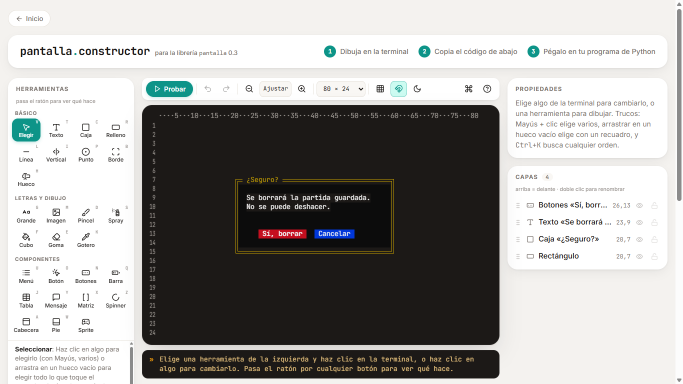
#> input picture .github/img/constructor.png, 1366 x 768 px (shown at 1/2 size); its folder holds only this picture in this run
$ python -i imagenes.py   (imports and definitions only)
#> lines starting #> are read from the running program, lines starting #| are printed output that depends on the picture
### src/pantalla/terminal.py
"""
Lo básico de la terminal: mover el cursor, limpiar, tamaño, cursor visible...

Todo funciona con "códigos ANSI": textos especiales que empiezan por el
carácter ESC (\\x1b) y que la terminal entiende como órdenes en vez de como
letras. Por ejemplo, "\\x1b[5;10H" significa "pon el cursor en la fila 5,
columna 10". Si haces print("\\x1b[31mHola") verás "Hola" en rojo.
"""

import atexit
import os
import shutil
import sys
import threading
import time

ESC = "\x1b"
CSI = ESC + "["
RESET = CSI + "0m"

_estado = {
    "usado": False,
    "cursor_oculto": False,
    "pantalla_aparte": False,
    "avisado": False,
    "estilo": "",
}

# dibujos que se giran con el ratón (dibujar_espacio con girar=True)
_giratorios = []


# sin esto el cmd de windows enseña los codigos tal cual, tipo [31m
def _activar_ansi_en_windows():
    if os.name != "nt":
        return
    try:
        import ctypes

        kernel32 = ctypes.windll.kernel32
        for numero in (-11, -12):
            manejador = kernel32.GetStdHandle(numero)
            modo = ctypes.c_uint32()
            if kernel32.GetConsoleMode(manejador, ctypes.byref(modo)):
                kernel32.SetConsoleMode(manejador, modo.value | 0x0004)
    except Exception:
        pass


_activar_ansi_en_windows()


def _es_terminal(flujo):
    try:
        return flujo.isatty()
    except (AttributeError, ValueError):
        return False


def _avisar_si_no_es_terminal():
    if _estado["avisado"]:
        return
    _estado["avisado"] = True
    if os.environ.get("PANTALLA_SIN_AVISOS") or _es_terminal(sys.stdout):
        return
    sys.stderr.write(
        "[pantalla] Aviso: esto no parece una terminal de verdad (¿IDLE? ¿Thonny?).\n"
        "           Los colores y gotoxy solo funcionan en una terminal: cmd, PowerShell,\n"
        "           Windows Terminal, la terminal de VS Code o 'Ejecutar en terminal' de Thonny.\n"
    )


_juego = {"tamano": None, "mostrar": None, "teclas": None, "pintar": None}
_cerrojo = threading.RLock()


def _salida(texto):
    if not texto:
        return
    _avisar_si_no_es_terminal()
    _estado["usado"] = True
    with _cerrojo:
        try:
            sys.stdout.write(texto)
        except UnicodeEncodeError:
            codificacion = getattr(sys.stdout, "encoding", None) or "ascii"
            sys.stdout.write(texto.encode(codificacion, "replace").decode(codificacion))
        sys.stdout.flush()


_TEXTO_PRIMERO = ("escribir", "escribir_lento", "centrar", "escribir_derecha", "grande", "arte",
                  "boton", "pedir", "pedir_numero", "confirmar", "esperar")


# [31 lines left out: functions _entero, _explicar_global, not called in this run]


def _en_idle():
    return "idlelib" in sys.modules and not _es_terminal(sys.stdout)


# [41 lines left out: functions _abrir_en_consola_si_idle, _posicion, not called in this run]


def _mover(x, y):
    return "%s%d;%dH" % (CSI, y, x)


# [6 lines left out: function _ayuda_que_cabe, not called in this run]


def _fin_de_estilo():
    return RESET + _estado["estilo"]


# [12 lines left out: function gotoxy, not called in this run]


ir_a = gotoxy


# [17 lines left out: functions limpiar, limpiar_linea, not called in this run]


def tamano():
    """Devuelve (ancho, alto) de la terminal, en columnas y filas."""
    if _juego["tamano"] is not None:
        return _juego["tamano"]
    medida = shutil.get_terminal_size((80, 24))
    return medida.columns, medida.lines


def ancho():
    """Cuántas columnas tiene la terminal (normalmente 80 o más)."""
    return tamano()[0]


def alto():
    """Cuántas filas tiene la terminal (normalmente 24 o más)."""
    return tamano()[1]


# [16 lines left out: functions centro, ocultar_cursor, mostrar_cursor, not called in this run]


def guardar_posicion():
    """Apunta dónde está el cursor ahora, para volver luego con volver_a_posicion()."""
    _salida(ESC + "7")


def volver_a_posicion():
    """Vuelve a donde estaba el cursor cuando llamaste a guardar_posicion()."""
    _salida(ESC + "8")


def titulo_ventana(texto):
    """Cambia el título de la ventana de la terminal."""
    _salida(ESC + "]0;" + str(texto) + "\x07")


def pitido():
    """Hace 'bip' (si la terminal tiene el sonido activado)."""
    _salida("\x07")


# [75 lines left out: functions pausa, iniciar, terminar, _al_salir, not called in this run]


atexit.register(_al_salir)

### src/pantalla/numeros.py
"""
Números y fracciones: fracciones que se escriben "1/2", cuentas exactas, MCD y mcm,
números primos y la descomposición en factores primos de toda la vida.

    f = pantalla.fraccion("3/4")
    print(f + pantalla.fraccion(1, 4))          # 1
    print(pantalla.calcular("1/2 + 1/3"))       # 5/6
    pantalla.escribir_cuenta("1/2 + 1/3")       # la dibuja con las fracciones en vertical
    pantalla.descomponer(360)                   # 360 | 2, 180 | 2, ...
"""

import ast
import operator
import re
import sys
from fractions import Fraction

from .colores import estilo as _estilo_ansi
from .terminal import _es_terminal, _fin_de_estilo, _mover, _posicion, _salida, alto as _alto
from .texto import escribir


class Fraccion(Fraction):
    """Una fracción que al hacer print sale como 3/4 (y no como Fraction(3, 4))."""

    __slots__ = ()

    def __repr__(self):
        return str(self)


# [114 lines left out: functions _bonito, _a_numero, _leer_fraccion, fraccion, pedir_fraccion, not called in this run]


# --- calcular -------------------------------------------------------------

_OPERACIONES = {
    ast.Add: operator.add, ast.Sub: operator.sub, ast.Mult: operator.mul, ast.Div: operator.truediv,
}


# [55 lines left out: functions _preparar_cuenta, _evaluar, calcular, not called in this run]


# --- escribir_cuenta ------------------------------------------------------

_TROZOS = re.compile(r"\s*(\d+(?:[.,]\d+)?\s*/\s*\d+(?:[.,]\d+)?|\d+(?:[.,]\d+)?|\*\*|[-+*/·×÷:=()^xX\[\]]|[^\s\d]+)")
_BONITOS = {"*": "·", "**": "^", "/": ":", "x": "·", "X": "·", "×": "·", "÷": ":"}


# [78 lines left out: functions _piezas_cuenta, _piezas_resultado, escribir_cuenta, not called in this run]


def _sacar(lineas, x, y, funcion):
    """Escribe varias líneas: donde esté el cursor (como un print) o a partir de (x, y)."""
    if x is None and y is None:
        _salida("\n".join(lineas) + "\n")
        return
    if x is None:
        x = 1
    if y is None:
        raise TypeError("%s: si me das x también necesito y" % funcion)
    x, y = _posicion(x, y, funcion)
    if _es_terminal(sys.stdout):
        # lo que no cabe por abajo la terminal lo pone todo encima de la última fila
        lineas = lineas[:max(0, _alto() - y + 1)]
    _salida("".join(_mover(x, y + k) + l for k, l in enumerate(lineas)))


# --- enteros: mcd, mcm, primos --------------------------------------------

# [120 lines left out: functions _entero_de, _numeros, mcd, mcm, es_primo, divisores and 2 more, not called in this run]


_ELEVADOS = str.maketrans("0123456789", "⁰¹²³⁴⁵⁶⁷⁸⁹")


def _potencias(factores):
    return " · ".join(str(p) + (str(e).translate(_ELEVADOS) if e > 1 else "") for p, e in factores)


# [41 lines left out: function descomponer, not called in this run]

### src/pantalla/imagenes.py
"""
Imágenes: enseñar fotos y dibujos en la terminal (PNG, JPG, GIF, BMP, PPM).

    pantalla.imagen("gato.png")                  # donde esté el cursor, como un print
    pantalla.imagen("gato.jpg", 5, 2, ancho=40)  # en la columna 5, fila 2, de 40 columnas

Si la terminal sabe pintar imágenes (Windows Terminal, WezTerm, kitty, Ghostty, iTerm2,
foot, Konsole...) sale la foto de verdad. Si no (cmd, la Terminal del Mac...), sale con
medios bloques ▀ de colores, que también se ve bastante bien.

No hace falta instalar nada. Si tienes Pillow (pip install pillow), se usa para abrir
las fotos más rápido y abre más tipos (WEBP, JPG progresivos...).
"""

import base64
import math
import os
import re
import struct
import sys
import time
import zlib
from array import array
from collections import Counter
from itertools import accumulate

from .terminal import _fin_de_estilo, _salida

_FONDO = (12, 12, 12)


class _Pixeles(object):
    """Una imagen ya abierta: un bytearray por canal (rojo, verde, azul y alfa)."""

    def __init__(self, W, H, R, G, B, A=None):
        self.W, self.H = W, H
        self.R, self.G, self.B = bytearray(R), bytearray(G), bytearray(B)
        self.A = bytearray(A) if A is not None else bytearray(b"\xff") * (W * H)


# --- abrir ---------------------------------------------------------------------

def _leer(ruta):
    if isinstance(ruta, (_Pixeles, bytes, bytearray)):
        return ruta
    if not isinstance(ruta, (str, os.PathLike)):
        raise TypeError("imagen: dame el nombre del archivo, como \"gato.png\", y me has dado %r" % (ruta,))
    nombre = os.fspath(ruta)
    try:
        with open(nombre, "rb") as f:
            return f.read()
    except FileNotFoundError:
        raise FileNotFoundError("imagen: no encuentro el archivo %r" % nombre) from None


def _medida_jpeg(datos):
    """(ancho, alto) de un JPG mirando solo la cabecera (ya girado si es una foto de lado)."""
    if not isinstance(datos, bytes) or datos[:2] != b"\xff\xd8":
        return None
    pos, orientacion = 2, 1
    while pos + 4 < len(datos):
        if datos[pos] != 0xFF:
            return None
        m = datos[pos + 1]
        largo = int.from_bytes(datos[pos + 2:pos + 4], "big")
        if m == 0xE1:
            try:
                orientacion = _orientacion(datos[pos + 4:pos + 2 + largo])
            except (IndexError, ValueError):
                pass
        if 0xC0 <= m <= 0xCF and m not in (0xC4, 0xC8, 0xCC):
            H, W = struct.unpack(">HH", datos[pos + 5:pos + 9])
            return (H, W) if orientacion in (6, 8) else (W, H)
        pos += 2 + largo
    return None


def _abrir(ruta, minimo=None):
    """Abre una imagen (ruta o bytes). minimo=(w, h): no hace falta más grande que eso (los JPG
    se pueden abrir ya pequeños, que es mucho más rápido)."""
    datos = _leer(ruta)
    if isinstance(datos, _Pixeles):
        return datos
    datos = bytes(datos)
    nombre = repr(os.fspath(ruta)) if isinstance(ruta, (str, os.PathLike)) else "la imagen"
    con_pillow = _con_pillow(datos, minimo)
    if con_pillow is not None:
        return con_pillow
    try:
        if datos[:8] == b"\x89PNG\r\n\x1a\n":
            p = _png(datos)
        elif datos[:2] == b"\xff\xd8":
            p = _jpeg(datos, minimo)
        elif datos[:3] == b"GIF":
            p = _gif(datos)
        elif datos[:2] == b"BM":
            p = _bmp(datos)
        elif datos[:1] == b"P" and datos[1:2] in b"123456":
            p = _ppm(datos)
        else:
            raise ValueError("imagen: %s no es PNG, JPG, GIF, BMP ni PPM (para otros tipos instala Pillow: "
                             "pip install pillow)" % nombre)
    except (IndexError, struct.error, zlib.error, KeyError):
        raise ValueError("imagen: %s está rota o no la sé leer" % nombre) from None
    return p


def _con_pillow(datos, minimo):
    try:
        import io
        from PIL import Image, ImageOps
    except Exception:
        return None
    try:
        im = Image.open(io.BytesIO(datos))
#> im is the input picture: PIL image 1366x768 RGB; mean R, G, B 164.7, 163.6, 161.7
        if minimo and im.format == "JPEG":
            im.draft("RGB", minimo)
        im = ImageOps.exif_transpose(im).convert("RGBA")
#> im: PIL image 1366x768 RGBA
    except Exception:
        return None
    r, g, b, a = im.split()
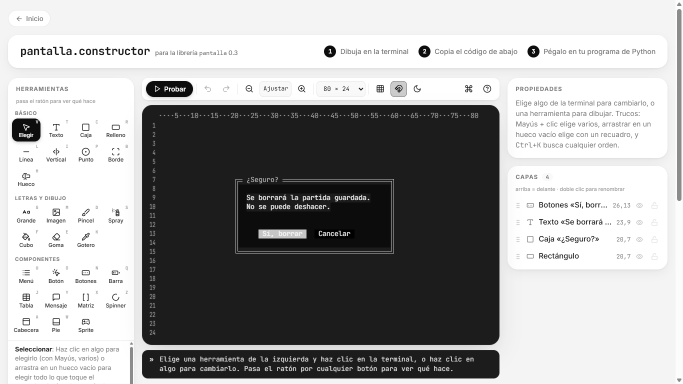
#> r: PIL image 1366x768 L (shown at 1/2 size); min 0, max 255, mean 164.7
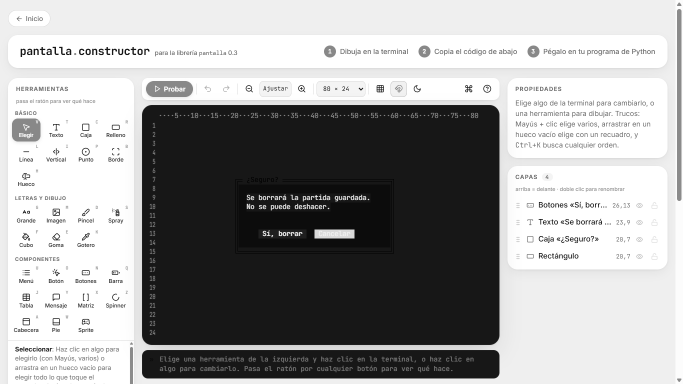
#> b: PIL image 1366x768 L (shown at 1/2 size); min 0, max 255, mean 161.7
#> a: PIL image 1366x768 L; every value is 255
    return _Pixeles(im.width, im.height, r.tobytes(), g.tobytes(), b.tobytes(), a.tobytes())
#> (the rest of the program and of its run is left out)
